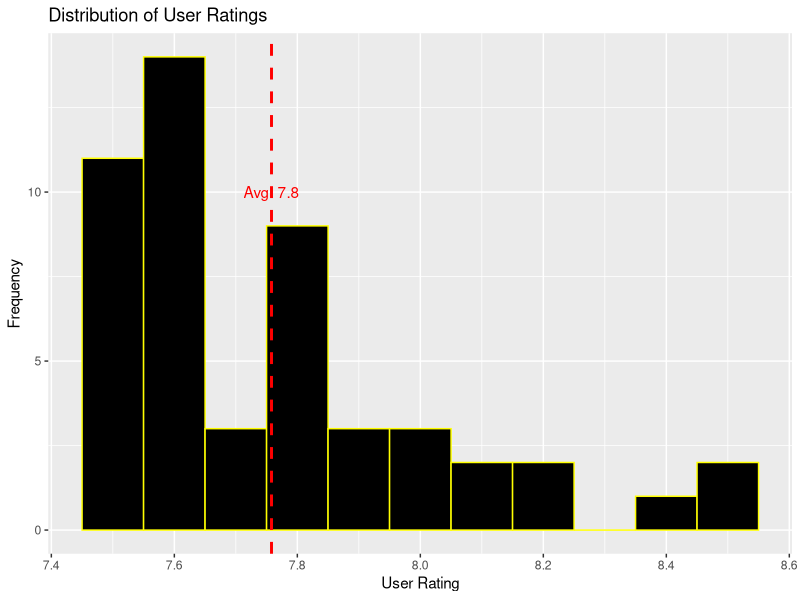
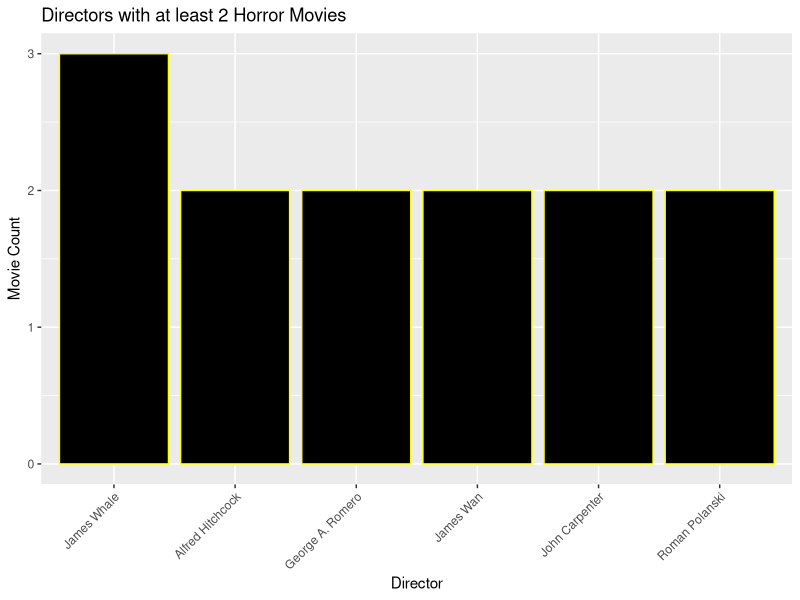
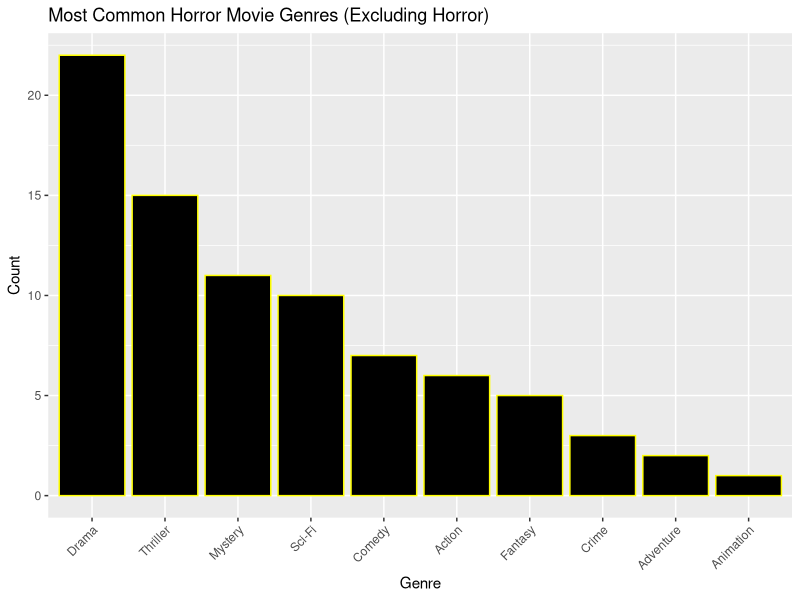
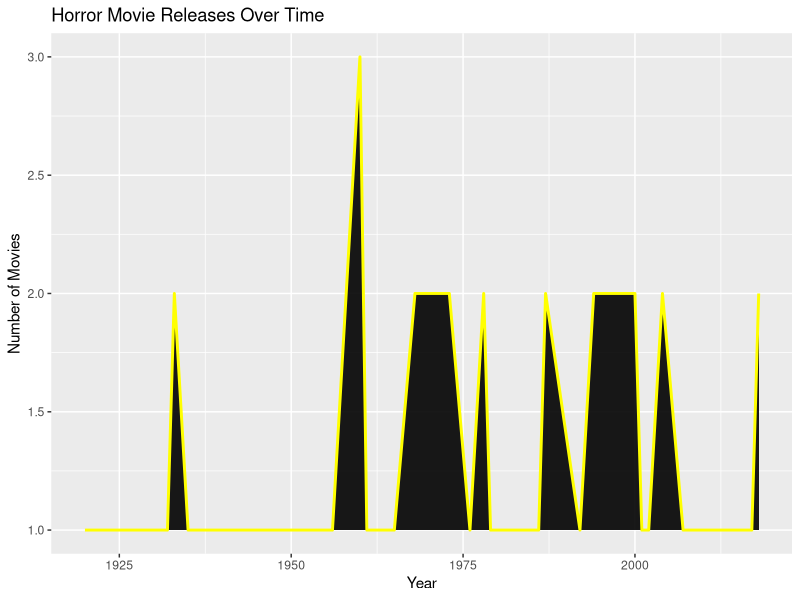
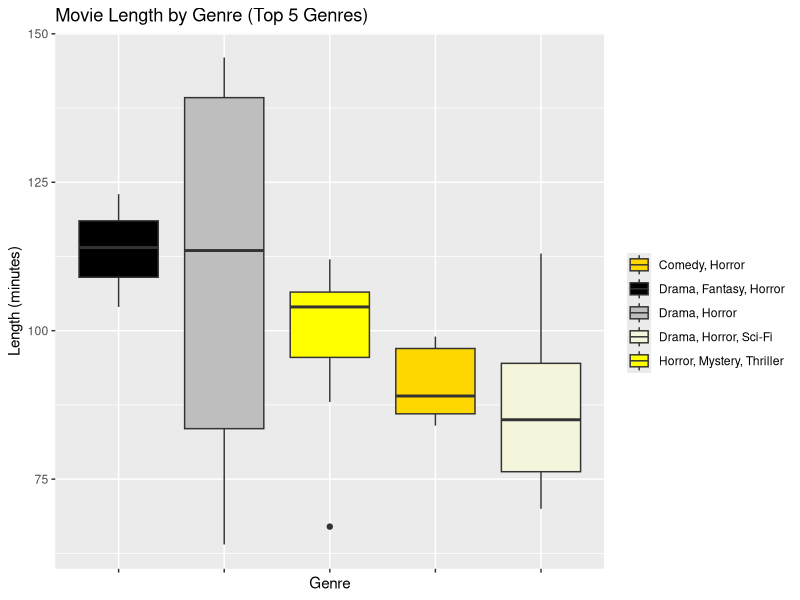

Recreate these plots in R, in order.
## ---- chunk 1
# Install Libraries and once packages are installed comment out

#install.packages("tidyverse")
#install.packages("rvest")
#install.packages("corrplot")

## ---- chunk 2
library(dplyr)
library(ggplot2)
library(stringr)
library(tidyr)
## ---- chunk 3
# Read the CSV file into a dataframe
df <- read.csv("all_horror_movies_info.csv")

# View the first few rows of the dataframe to verify the data
head(df)
## ---- chunk 4
# Convert year, length, and user_rating to numeric
df <- df %>%
  mutate(year = as.numeric(str_extract(year, "\\d{4}")),
         length = as.numeric(str_extract(length, "\\d+")),
         user_rating = as.numeric(user_rating))

# Remove unnecessary characters from the name and genre columns
df <- df %>%
  mutate(name = str_trim(gsub("\\(.*\\)", "", name)),
         genre = str_trim(genre))

## ---- chunk 5
summary(df)
## ---- chunk 6
# Calculate the average user rating
avg_rating <- mean(df$user_rating)

# Create the histogram with the average rating marked
ggplot(df, aes(x = user_rating)) +
  geom_histogram(binwidth = 0.1, fill = "black", color = "yellow") +
  geom_vline(xintercept = avg_rating, color = "red", linetype = "dashed", size = 1) +  # Add a vertical line
  annotate("text", x = avg_rating, y = 10, label = paste("Avg:", round(avg_rating, 1)), color = "red") +  # Add text annotation
  labs(title = "Distribution of User Ratings", x = "User Rating", y = "Frequency")

## ---- chunk 7
df %>%
  group_by(director) %>%
  summarize(movie_count = n()) %>%
  filter(movie_count >= 2) %>%  # Filter for directors with 2 or more movies
  arrange(desc(movie_count)) %>%
  top_n(10) %>%  # Select the top 10 directors
  ggplot(aes(x = reorder(director, -movie_count), y = movie_count)) +
  geom_bar(stat = "identity", fill = "black", color = "yellow") +
  labs(title = "Directors with at least 2 Horror Movies", x = "Director", y = "Movie Count") +
  theme(axis.text.x = element_text(angle = 45, hjust = 1))

## ---- chunk 8

# Filter for directors with 2 or more movies
top_directors <- df %>%
  group_by(director) %>%
  summarize(movie_count = n()) %>%
  filter(movie_count >= 2) %>%
  arrange(desc(movie_count))

# Filter the original dataset to include only movies directed by these directors
filtered_df <- df %>%
  filter(director %in% top_directors$director)

# Print directors and their movies
for (director_name in unique(filtered_df$director)) {
  cat("Director:", director_name, "\n")
  movies_by_director <- filtered_df %>% filter(director == director_name)
  cat("Movies:", paste(movies_by_director$name, collapse = ", "), "\n")
  cat("\n")
}

## ---- chunk 9

# Explore the structure of the dataset
str(df)

# Create a bar chart for the most common genres, excluding "Horror"
df$genre <- trimws(df$genre)  # Remove leading/trailing white spaces
genres <- unlist(strsplit(df$genre, ", "))

# Remove "Horror" from the list of genres
genres <- genres[genres != "Horror"]

genre_counts <- data.frame(genre = genres) %>%
  group_by(genre) %>%
  summarize(count = n()) %>%
  arrange(desc(count))

ggplot(genre_counts, aes(x = reorder(genre, -count), y = count)) +
  geom_bar(stat = "identity", fill = "black", color = "yellow") +
  labs(title = "Most Common Horror Movie Genres (Excluding Horror)",
       x = "Genre",
       y = "Count") +
  theme(axis.text.x = element_text(angle = 45, hjust = 1))

## ---- chunk 10

# Filter out rows with missing "year" values
df_filtered <- df[!is.na(df$year),]

# Create a summary of movie counts by year
movie_counts_by_year <- df_filtered %>%
  group_by(year) %>%
  summarize(count = n())

# Filter out years with a count less than 1
movie_counts_by_year <- movie_counts_by_year %>%
  filter(count >= 1)

# Create the line plot with yellow area underneath the curve
ggplot(movie_counts_by_year, aes(x = year, y = count)) +
  geom_ribbon(aes(ymin = 1, ymax = count), fill = "black", alpha = 0.9) +
  geom_line(color = "yellow", size = 1) +
  labs(title = "Horror Movie Releases Over Time",
       x = "Year",
       y = "Number of Movies")

## ---- chunk 11
# Set the number of top genres to display
top_n_genres <- 5

# Create a summary of movie counts by genre
genre_counts <- df %>%
  group_by(genre) %>%
  summarize(count = n()) %>%
  arrange(desc(count))

# Select the top N genres by count
top_genres <- head(genre_counts$genre, n = top_n_genres)

# Filter the dataset to include only the top N genres
df_filtered <- df[df$genre %in% top_genres,]

# Create a manual color palette for the top genres
color_palette <- c("gold", "black", "grey", "beige", "yellow")  # Add more colors as needed

# Create a box plot for movie length by genre
ggplot(df_filtered, aes(x = reorder(genre, -length), y = as.numeric(gsub(" min", "", length)), fill = genre)) +
  geom_boxplot() +
  labs(title = "Movie Length by Genre (Top 5 Genres)",
       x = "Genre",
       y = "Length (minutes)",
       fill = "") +
  scale_fill_manual(values = color_palette) +
  theme(axis.text.x = element_blank())  # Remove x-axis labels

